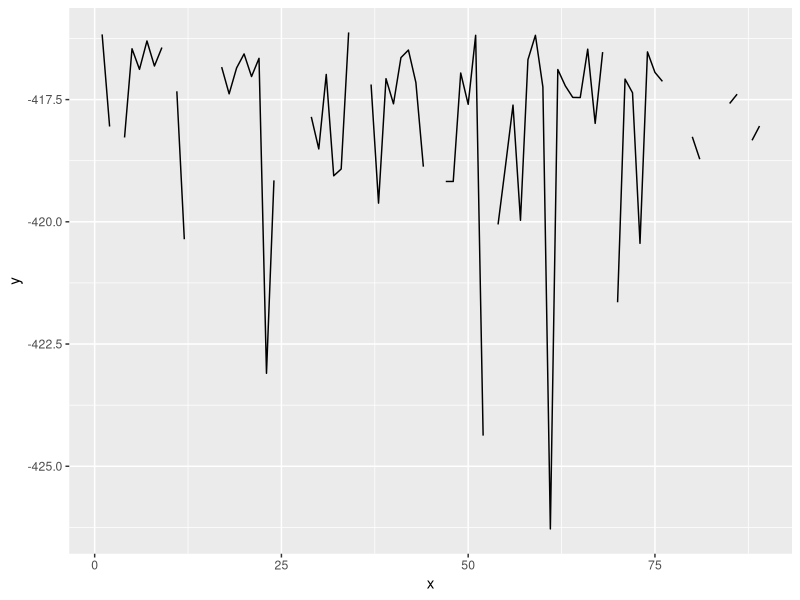

Write the R code that produced this figure.
library(data.table)
library(ggplot2)

dat <- readLines('records.csv')

l1 <- strsplit(dat[1],split=",")
method<-l1[[1]][1]
l2<-unlist(lapply(l1[[1]][c(2:length(l1[[1]]))], function(i) { if (i=="-inf") { NA } else { as.numeric(i) } }))
plotdat<-data.table(x=seq(length(l2)),y=l2)
ggplot(plotdat,aes(x=x,y=y)) + geom_line()
